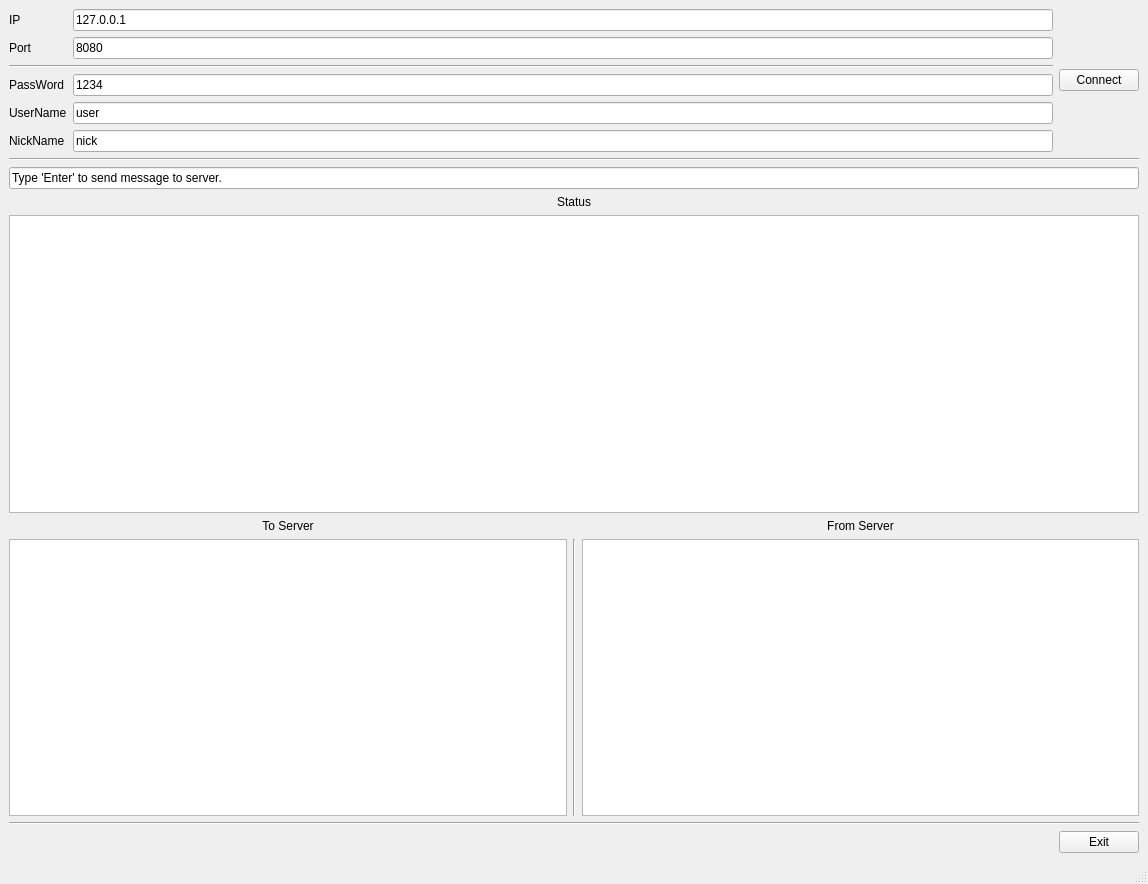
<?xml version="1.0" encoding="UTF-8"?>
<ui version="4.0">
 <class>MainWindow</class>
 <widget class="QMainWindow" name="MainWindow">
  <property name="geometry">
   <rect>
    <x>0</x>
    <y>0</y>
    <width>1148</width>
    <height>884</height>
   </rect>
  </property>
  <property name="windowTitle">
   <string>MainWindow</string>
  </property>
  <widget class="QWidget" name="centralwidget">
   <layout class="QVBoxLayout" name="verticalLayout">
    <item>
     <layout class="QHBoxLayout" name="horizontalLayout_3">
      <item>
       <layout class="QFormLayout" name="formLayout">
        <item row="0" column="0">
         <widget class="QLabel" name="iPLabel">
          <property name="text">
           <string>IP</string>
          </property>
         </widget>
        </item>
        <item row="0" column="1">
         <widget class="QLineEdit" name="iPLineEdit">
          <property name="text">
           <string>127.0.0.1</string>
          </property>
          <property name="placeholderText">
           <string>127.0.0.1</string>
          </property>
         </widget>
        </item>
        <item row="1" column="0">
         <widget class="QLabel" name="portLabel">
          <property name="text">
           <string>Port</string>
          </property>
         </widget>
        </item>
        <item row="1" column="1">
         <widget class="QLineEdit" name="portLineEdit">
          <property name="text">
           <string>8080</string>
          </property>
          <property name="placeholderText">
           <string>IRC server port</string>
          </property>
         </widget>
        </item>
        <item row="3" column="0">
         <widget class="QLabel" name="passWordLabel">
          <property name="text">
           <string>PassWord</string>
          </property>
         </widget>
        </item>
        <item row="3" column="1">
         <widget class="QLineEdit" name="passWordLineEdit">
          <property name="text">
           <string>1234</string>
          </property>
          <property name="placeholderText">
           <string>IRC server passwd</string>
          </property>
         </widget>
        </item>
        <item row="4" column="0">
         <widget class="QLabel" name="userNameLabel">
          <property name="text">
           <string>UserName</string>
          </property>
         </widget>
        </item>
        <item row="4" column="1">
         <widget class="QLineEdit" name="userNameLineEdit">
          <property name="text">
           <string>user</string>
          </property>
          <property name="placeholderText">
           <string>username you want to use</string>
          </property>
         </widget>
        </item>
        <item row="5" column="0">
         <widget class="QLabel" name="nickNameLabel">
          <property name="text">
           <string>NickName</string>
          </property>
         </widget>
        </item>
        <item row="5" column="1">
         <widget class="QLineEdit" name="nickNameLineEdit">
          <property name="text">
           <string>nick</string>
          </property>
          <property name="placeholderText">
           <string>nickname you want to use</string>
          </property>
         </widget>
        </item>
        <item row="2" column="0" colspan="2">
         <widget class="Line" name="line_4">
          <property name="orientation">
           <enum>Qt::Horizontal</enum>
          </property>
         </widget>
        </item>
       </layout>
      </item>
      <item>
       <widget class="QPushButton" name="tryConnectButton">
        <property name="text">
         <string>Connect</string>
        </property>
       </widget>
      </item>
     </layout>
    </item>
    <item>
     <widget class="Line" name="line">
      <property name="orientation">
       <enum>Qt::Horizontal</enum>
      </property>
     </widget>
    </item>
    <item>
     <widget class="QLineEdit" name="msgToSendLineEdit">
      <property name="text">
       <string>Type 'Enter' to send message to server.</string>
      </property>
      <property name="placeholderText">
       <string>Message to send to server</string>
      </property>
     </widget>
    </item>
    <item>
     <widget class="QLabel" name="label">
      <property name="text">
       <string>Status</string>
      </property>
      <property name="alignment">
       <set>Qt::AlignCenter</set>
      </property>
     </widget>
    </item>
    <item>
     <widget class="QPlainTextEdit" name="statusPlainTextEdit">
      <property name="readOnly">
       <bool>true</bool>
      </property>
     </widget>
    </item>
    <item>
     <layout class="QGridLayout" name="gridLayout">
      <item row="1" column="0">
       <widget class="QPlainTextEdit" name="toServerplainTextEdit">
        <property name="readOnly">
         <bool>true</bool>
        </property>
        <property name="placeholderText">
         <string/>
        </property>
       </widget>
      </item>
      <item row="1" column="1">
       <widget class="Line" name="line_3">
        <property name="orientation">
         <enum>Qt::Vertical</enum>
        </property>
       </widget>
      </item>
      <item row="0" column="0">
       <widget class="QLabel" name="toServerLabel">
        <property name="text">
         <string>To Server</string>
        </property>
        <property name="alignment">
         <set>Qt::AlignCenter</set>
        </property>
       </widget>
      </item>
      <item row="0" column="2">
       <widget class="QLabel" name="fromServerLabel">
        <property name="text">
         <string>From Server</string>
        </property>
        <property name="alignment">
         <set>Qt::AlignCenter</set>
        </property>
       </widget>
      </item>
      <item row="1" column="2">
       <widget class="QPlainTextEdit" name="fromServerPlainTextEdit">
        <property name="readOnly">
         <bool>true</bool>
        </property>
       </widget>
      </item>
     </layout>
    </item>
    <item>
     <widget class="Line" name="line_2">
      <property name="orientation">
       <enum>Qt::Horizontal</enum>
      </property>
     </widget>
    </item>
    <item>
     <layout class="QHBoxLayout" name="horizontalLayout">
      <item>
       <spacer name="horizontalSpacer">
        <property name="orientation">
         <enum>Qt::Horizontal</enum>
        </property>
        <property name="sizeHint" stdset="0">
         <size>
          <width>40</width>
          <height>20</height>
         </size>
        </property>
       </spacer>
      </item>
      <item>
       <widget class="QPushButton" name="exitButton">
        <property name="text">
         <string>Exit</string>
        </property>
       </widget>
      </item>
     </layout>
    </item>
   </layout>
  </widget>
  <widget class="QMenuBar" name="menubar">
   <property name="geometry">
    <rect>
     <x>0</x>
     <y>0</y>
     <width>1148</width>
     <height>23</height>
    </rect>
   </property>
  </widget>
  <widget class="QStatusBar" name="statusbar"/>
 </widget>
 <resources/>
 <connections/>
</ui>
